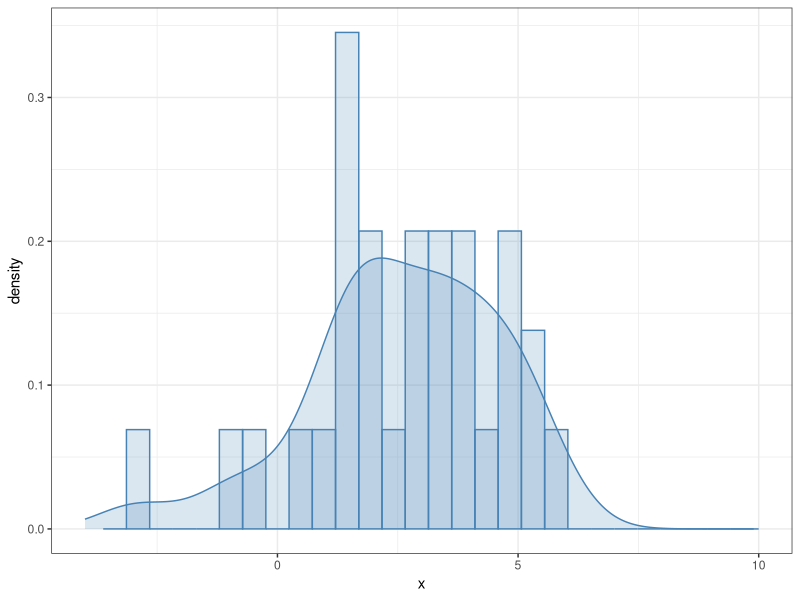

This figure's R source: (Note: this script raises an error after producing the figure.)

library(tidyverse)

## Code for Exercise B1

## Define functions at the start - so you will have it when you need it

########### the bootplot.f function ############

## This function "bootplot.f" takes a vector of Bootstrap samples as the main argument ('stat_boot'), and produces a plot showing the histogram, with smooth density estimate overlay,and also provides a option (detail) for the number of *bins* used in the histogram. You will need to run through the function code once to save it as an object before you can use the function. 

bootplot.f<- function(stat.boot, bins=50){
  
  df <- tibble(stat = stat.boot)
  CI <- round(quantile(stat.boot, c(0.025, 0.975)),2)
  
  p <- df %>% ggplot(aes(x=stat, y=..density..)) +  
    geom_histogram(bins=bins, colour="magenta", fill="magenta", alpha=0.2) + 
    geom_density(fill="magenta", colour="magenta", alpha=0.2) +
    geom_vline(xintercept = CI, colour = "magenta", linetype=3) +
    theme_bw()
  
  p
}

######## end of bootplot.f function #######
######### continue with main steps ########

## step i.
set.seed(57892)
n <- 30
mu.true <- 3
sig.true <- 2
x <- rnorm(n=n, mean=mu.true, sd=sig.true) # simulated values


dt_data <- tibble(x=x)
p1_simdata <- dt_data %>% ggplot(aes(x=x,y=..density..)) + geom_histogram(colour="steelblue", fill="steelblue", alpha=0.2) + geom_density(colour="steelblue", fill="steelblue", alpha=0.2) + xlim(c(-4,10)) +
  theme_bw()

p1_simdata

## step ii.

xbar.x <- mean(x) # point estimate
SE.x <- sd(x)/sqrt(n) # estimated SE
ttest.out <- t.test(x) %>% tidy() #obtain the standard t-test output
CLT.CI <- c(ttest.out$conf.low, ttest.out$conf.high) 

## step iii.

B <- 5000
xbar_boot <- rep(NA,B)
for(i in 1:B){
  temp <- sample(x, size=n, replace=TRUE)
  xbar_boot[i] <- mean(temp)
}

## step iv.

boot.CI <- quantile(xbar_boot, c(0.025, 0.975))
boot.CI

## step v.

# get the basic plot
p_xbarboot <- bootplot.f(xbar_boot, bins=100) 

## then add layers
## set up a range to view the entire population density
len <- (max(xbar_boot) - min(xbar_boot))/3
xxmax <- (max(xbar_boot) + sqrt(n)*len)
xxmin <- (min(xbar_boot) - sqrt(n)*len)

## define tibble to add layer for the population density
xx <- seq(xxmin, xxmax, length.out=1000)
popn <- dnorm(xx, mean=mu.true, sd=sig.true)
dt <- tibble(xx=xx,popn=popn)

## layer the plot
p_xbarboot <- p_xbarboot + 
  geom_vline(xintercept=xbar.x, colour="red") +
  annotate("text",label=round(boot.CI[1],2), x=(boot.CI[1]-0.5),
           y=0.5,colour="magenta") + 
  annotate("text",label=round(boot.CI[2],2), x=(boot.CI[2]+0.5),
           y=0.5,colour="magenta") +
  geom_vline(xintercept=CLT.CI, colour="darkslategrey", linetype=2) + 
  annotate("text",label=round(CLT.CI[1],2), x=(boot.CI[1]-0.5),
           y=0.75,colour="darkslategrey") +
  annotate("text",label=round(CLT.CI[2],2), x=(boot.CI[2]+0.5),
           y=0.75,colour="darkslategrey") +
  geom_line(data=dt, aes(x=xx, y=popn), colour="blue") +
  geom_vline(xintercept=mu.true, colour="blue") 

## add titles and change axis labels, save plot as object p1
p1 <- p_xbarboot + xlab(expression(bar(x))) 
p1 <- p1 + ggtitle(expression(paste("Bootstrap-based approximate sampling distribution of ", bar(X))),"N(3,4), n=30 and B=5000") 

## step vi. 
p1 


